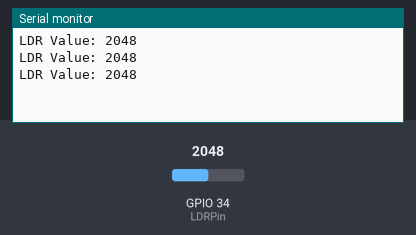
Simulated run of this sketch. Board: ESP32. Parts: the last lines printed to the serial monitor. Inputs (shaded band) come from the test bench; at power-on: GPIO 34 (LDRPin) = 2048.

Above: at 1.3 s.
1.4 s: GPIO 34 (LDRPin) set to 2866
At 1.9 s:
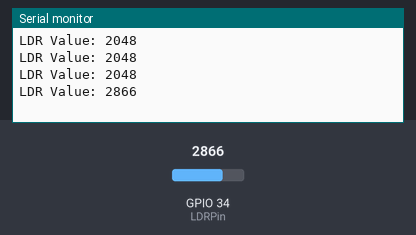
2.9 s: GPIO 34 (LDRPin) set to 3603
At 3.4 s:
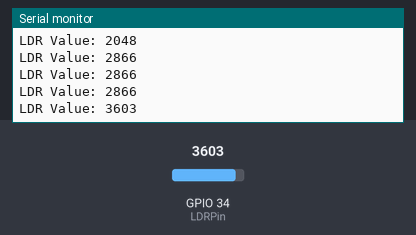
Timing chart, 0 to 5.9 s (numbered marks = the images above; inputs shaded):
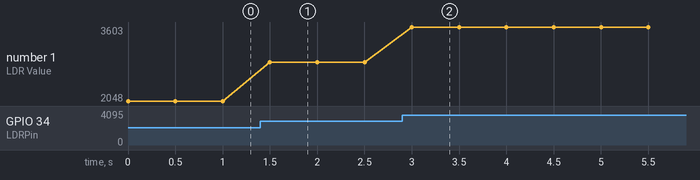

Measured:
- after the input at 1.4 s, the serial monitor: prints a new line after 0.10 s (image 1)
- after the input at 2.9 s, the serial monitor: prints a new line after 0.10 s (image 2)
- plotted number 1: 2048 → 2866 after the input at 1.4 s, 2866 → 3603 after the input at 2.9 s

The sketch:

LDR.ino
```cpp
// Define o pino analógico onde o LDR está conectado
const int LDRPin = 34;  // GPIO34 é uma entrada analógica do ESP32
int LDRValue = 0;  // Variável para armazenar o valor lido do LDR

void setup() {
  // Inicializa a comunicação serial para visualizar os dados
  Serial.begin(115200);  // 115200 é a taxa de comunicação comum para ESP32
}

void loop() {
  // Lê o valor do LDR (valor de 0 a 4095)
  LDRValue = analogRead(LDRPin);

  // Envia o valor para o monitor serial
  Serial.print("LDR Value: ");
  Serial.println(LDRValue);

  // Aguarda 500 milissegundos antes de ler novamente
  delay(500);
}
```
